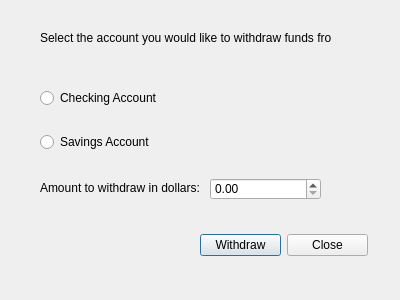
<?xml version="1.0" encoding="UTF-8"?>
<ui version="4.0">
 <class>Withdraw</class>
 <widget class="QDialog" name="Withdraw">
  <property name="geometry">
   <rect>
    <x>0</x>
    <y>0</y>
    <width>400</width>
    <height>300</height>
   </rect>
  </property>
  <property name="windowTitle">
   <string>Withdraw Funds</string>
  </property>
  <widget class="QLabel" name="labelWithdrawWhere">
   <property name="geometry">
    <rect>
     <x>40</x>
     <y>30</y>
     <width>291</width>
     <height>16</height>
    </rect>
   </property>
   <property name="text">
    <string>Select the account you would like to withdraw funds from:</string>
   </property>
  </widget>
  <widget class="QWidget" name="verticalLayoutWidget">
   <property name="geometry">
    <rect>
     <x>40</x>
     <y>70</y>
     <width>160</width>
     <height>100</height>
    </rect>
   </property>
   <layout class="QVBoxLayout" name="verticalLayout">
    <item>
     <widget class="QRadioButton" name="radioChecking">
      <property name="text">
       <string>Checking Account</string>
      </property>
     </widget>
    </item>
    <item>
     <widget class="QRadioButton" name="radioSavings">
      <property name="text">
       <string>Savings Account</string>
      </property>
     </widget>
    </item>
   </layout>
  </widget>
  <widget class="QDoubleSpinBox" name="doubleBoxWithdrawValue">
   <property name="geometry">
    <rect>
     <x>210</x>
     <y>178</y>
     <width>111</width>
     <height>22</height>
    </rect>
   </property>
   <property name="minimum">
    <double>0.000000000000000</double>
   </property>
   <property name="maximum">
    <double>999999999.990000009536743</double>
   </property>
   <property name="value">
    <double>0.000000000000000</double>
   </property>
  </widget>
  <widget class="QLabel" name="labelWithdrawAmount">
   <property name="geometry">
    <rect>
     <x>40</x>
     <y>180</y>
     <width>161</width>
     <height>16</height>
    </rect>
   </property>
   <property name="text">
    <string>Amount to withdraw in dollars: $</string>
   </property>
  </widget>
  <widget class="QWidget" name="horizontalLayoutWidget">
   <property name="geometry">
    <rect>
     <x>200</x>
     <y>220</y>
     <width>168</width>
     <height>51</height>
    </rect>
   </property>
   <layout class="QHBoxLayout" name="horizontalLayout">
    <item>
     <widget class="QPushButton" name="buttonWithdrawGO">
      <property name="text">
       <string>Withdraw</string>
      </property>
     </widget>
    </item>
    <item>
     <widget class="QPushButton" name="buttonClose">
      <property name="text">
       <string>Close</string>
      </property>
     </widget>
    </item>
   </layout>
  </widget>
 </widget>
 <resources/>
 <connections/>
</ui>
